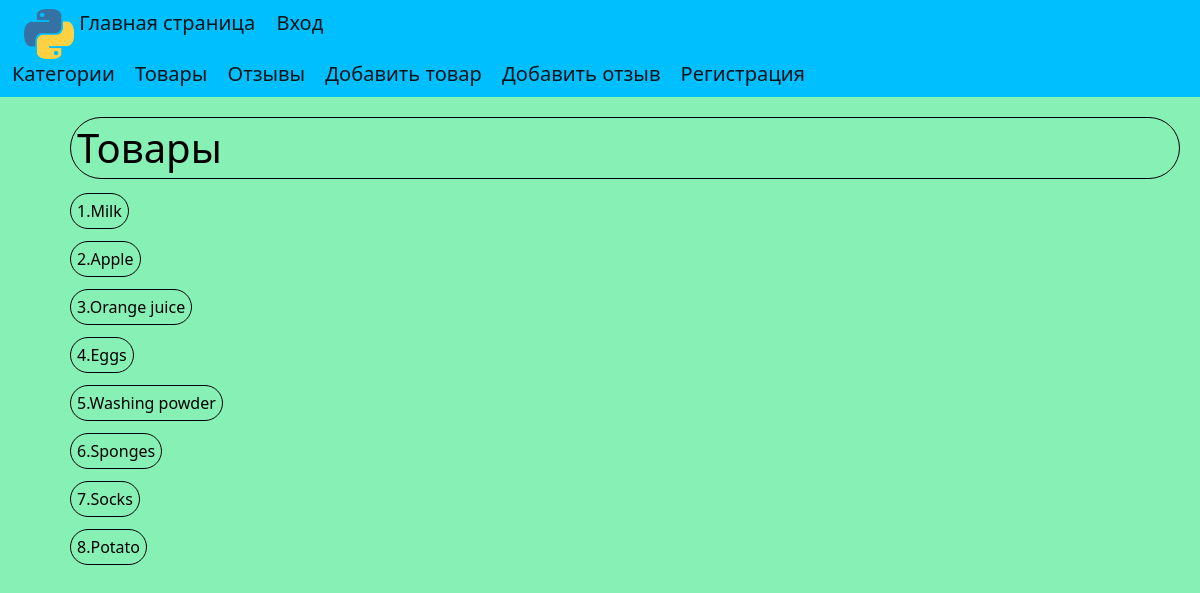
The page / on the database its author committed.
### HW_app/models.py (models this page shows, shortened)
class Product(models.Model):
    class Meta:
        verbose_name = 'Товар'
        verbose_name_plural = 'Товары'
    title = models.CharField('Название', max_length=255, blank=False)
    description = models.CharField('Описание', max_length=255, null=True, blank=True)
    price = models.IntegerField('Цена', blank=False)
    category = models.ForeignKey(Category, verbose_name='Категория', on_delete=models.CASCADE)

### HW_app/views.py (the view)
# urls.py: path('', views.index),
def index(request):
    product = Product.objects.all()
    data = {
        'title': 'Товары',
        'products': product
    }
    return render(request, 'index.html', context=data)

### templates/index.html
{% extends 'layout.html' %}
{% load static %}
{% block content %}
<h1 class="yellow-tag"> {{ title }}</h1>
{% for product in products %}
    <a class="yellow-tag" href="/product/{{ product.id }}/"> {{ product.id }}.{{ product.title }}</a>
    <br>
    <br>
{% endfor %}
{% endblock %}

### static/css/style.css (style rules this page uses)
body { background: #86f0b5; }
.yellow-tag { text-decoration: None; color: black; margin: 20px; padding: 6px; border: black solid 1px; border-radius: 50px; }

### rows shown on the page
Product: id "1", title "Milk"
Product: id "2", title "Apple"
Product: id "3", title "Orange juice"
Product: id "4", title "Eggs"
Product: id "5", title "Washing powder"
Product: id "6", title "Sponges"
Product: id "7", title "Socks"
Product: id "8", title "Potato"

### other values the page prints
{{ title }} "Товары"
